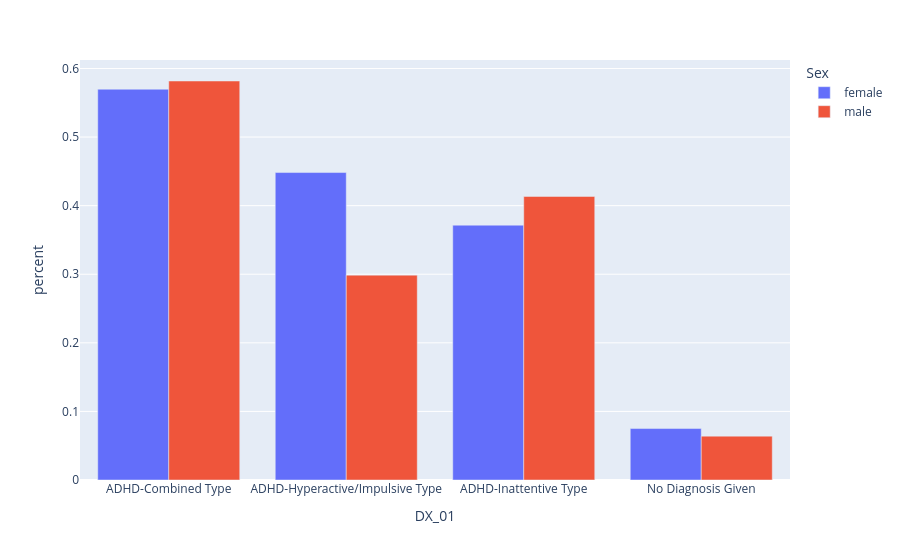
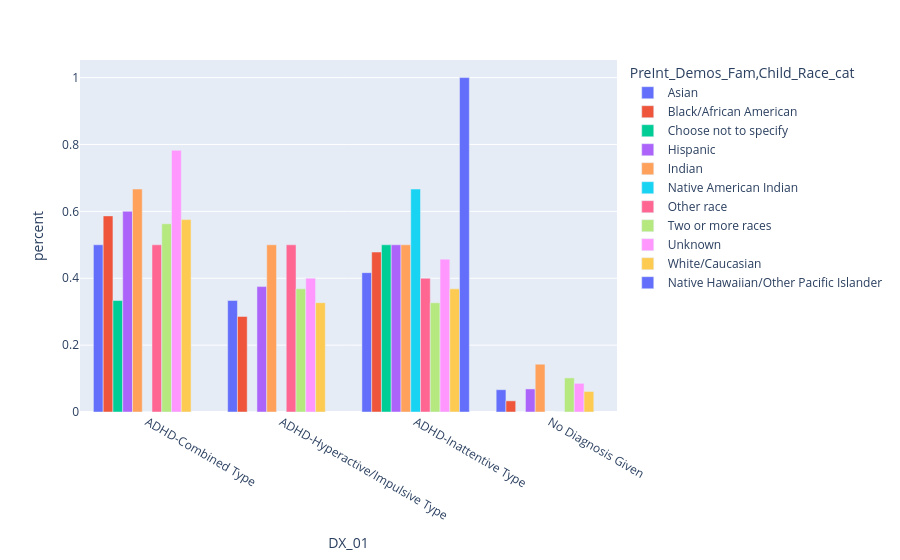

Notebook code cell kept with these figures, in order:
### Markdown cell above
### Previous diagnoses
#### Many children with adhd have been previously diagnosed with a psych/learning disorder

### Code cell
colors = ['Sex', 'PreInt_Demos_Fam,Child_Race_cat']

for color in colors:
    tmp = df_intake.groupby(['DX_01', color]).agg({'PreInt_TxHx,Past_DX': 'sum',
                                   'Identifiers': 'count'}
                                        ).reset_index()
    tmp['percent'] = tmp['PreInt_TxHx,Past_DX'] / tmp['Identifiers']

    fig = px.bar(tmp, x="DX_01", y='percent', color=color,orientation='v', barmode="group")
    fig.show()

### Figure 1 — Plotly figure (JSON) as saved in the notebook; plotly's stock layout.template omitted (floating-point values rounded to 4 significant figures)
{"data": [{"alignmentgroup": "True", "hovertemplate": "Sex=female<br>DX_01=%{x}<br>percent=%{y}<extra></extra>", "legendgroup": "female", "marker": {"color": "#636efa", "pattern": {"shape": ""}}, "name": "female", "offsetgroup": "female", "orientation": "v", "showlegend": true, "textposition": "auto", "type": "bar", "x": ["ADHD-Combined Type", "ADHD-Hyperactive/Impulsive Type", "ADHD-Inattentive Type", "No Diagnosis Given"], "xaxis": "x", "y": [0.5698, 0.4483, 0.3716, 0.075], "yaxis": "y"}, {"alignmentgroup": "True", "hovertemplate": "Sex=male<br>DX_01=%{x}<br>percent=%{y}<extra></extra>", "legendgroup": "male", "marker": {"color": "#EF553B", "pattern": {"shape": ""}}, "name": "male", "offsetgroup": "male", "orientation": "v", "showlegend": true, "textposition": "auto", "type": "bar", "x": ["ADHD-Combined Type", "ADHD-Hyperactive/Impulsive Type", "ADHD-Inattentive Type", "No Diagnosis Given"], "xaxis": "x", "y": [0.5818, 0.2987, 0.4134, 0.06395], "yaxis": "y"}], "layout": {"barmode": "group", "legend": {"title": {"text": "Sex"}, "tracegroupgap": 0}, "margin": {"t": 60}, "xaxis": {"anchor": "y", "domain": [0, 1], "title": {"text": "DX_01"}}, "yaxis": {"anchor": "x", "domain": [0, 1], "title": {"text": "percent"}}}}

### Figure 2 — Plotly figure (JSON) as saved in the notebook; plotly's stock layout.template omitted (floating-point values rounded to 4 significant figures)
{"data": [{"alignmentgroup": "True", "hovertemplate": "PreInt_Demos_Fam,Child_Race_cat=Asian<br>DX_01=%{x}<br>percent=%{y}<extra></extra>", "legendgroup": "Asian", "marker": {"color": "#636efa", "pattern": {"shape": ""}}, "name": "Asian", "offsetgroup": "Asian", "orientation": "v", "showlegend": true, "textposition": "auto", "type": "bar", "x": ["ADHD-Combined Type", "ADHD-Hyperactive/Impulsive Type", "ADHD-Inattentive Type", "No Diagnosis Given"], "xaxis": "x", "y": [0.5, 0.3333, 0.4167, 0.06667], "yaxis": "y"}, {"alignmentgroup": "True", "hovertemplate": "PreInt_Demos_Fam,Child_Race_cat=Black/African American<br>DX_01=%{x}<br>percent=%{y}<extra></extra>", "legendgroup": "Black/African American", "marker": {"color": "#EF553B", "pattern": {"shape": ""}}, "name": "Black/African American", "offsetgroup": "Black/African American", "orientation": "v", "showlegend": true, "textposition": "auto", "type": "bar", "x": ["ADHD-Combined Type", "ADHD-Hyperactive/Impulsive Type", "ADHD-Inattentive Type", "No Diagnosis Given"], "xaxis": "x", "y": [0.5865, 0.2857, 0.4783, 0.03333], "yaxis": "y"}, {"alignmentgroup": "True", "hovertemplate": "PreInt_Demos_Fam,Child_Race_cat=Choose not to specify<br>DX_01=%{x}<br>percent=%{y}<extra></extra>", "legendgroup": "Choose not to specify", "marker": {"color": "#00cc96", "pattern": {"shape": ""}}, "name": "Choose not to specify", "offsetgroup": "Choose not to specify", "orientation": "v", "showlegend": true, "textposition": "auto", "type": "bar", "x": ["ADHD-Combined Type", "ADHD-Hyperactive/Impulsive Type", "ADHD-Inattentive Type", "No Diagnosis Given"], "xaxis": "x", "y": [0.3333, 0, 0.5, 0], "yaxis": "y"}, {"alignmentgroup": "True", "hovertemplate": "PreInt_Demos_Fam,Child_Race_cat=Hispanic<br>DX_01=%{x}<br>percent=%{y}<extra></extra>", "legendgroup": "Hispanic", "marker": {"color": "#ab63fa", "pattern": {"shape": ""}}, "name": "Hispanic", "offsetgroup": "Hispanic", "orientation": "v", "showlegend": true, "textposition": "auto", "type": "bar", "x": ["ADHD-Combined Type", "ADHD-Hyperactive/Impulsive Type", "ADHD-Inattentive Type", "No Diagnosis Given"], "xaxis": "x", "y": [0.6, 0.375, 0.5, 0.06897], "yaxis": "y"}, {"alignmentgroup": "True", "hovertemplate": "PreInt_Demos_Fam,Child_Race_cat=Indian<br>DX_01=%{x}<br>percent=%{y}<extra></extra>", "legendgroup": "Indian", "marker": {"color": "#FFA15A", "pattern": {"shape": ""}}, "name": "Indian", "offsetgroup": "Indian", "orientation": "v", "showlegend": true, "textposition": "auto", "type": "bar", "x": ["ADHD-Combined Type", "ADHD-Hyperactive/Impulsive Type", "ADHD-Inattentive Type", "No Diagnosis Given"], "xaxis": "x", "y": [0.6667, 0.5, 0.5, 0.1429], "yaxis": "y"}, {"alignmentgroup": "True", "hovertemplate": "PreInt_Demos_Fam,Child_Race_cat=Native American Indian<br>DX_01=%{x}<br>percent=%{y}<extra></extra>", "legendgroup": "Native American Indian", "marker": {"color": "#19d3f3", "pattern": {"shape": ""}}, "name": "Native American Indian", "offsetgroup": "Native American Indian", "orientation": "v", "showlegend": true, "textposition": "auto", "type": "bar", "x": ["ADHD-Combined Type", "ADHD-Inattentive Type"], "xaxis": "x", "y": [0, 0.6667], "yaxis": "y"}, {"alignmentgroup": "True", "hovertemplate": "PreInt_Demos_Fam,Child_Race_cat=Other race<br>DX_01=%{x}<br>percent=%{y}<extra></extra>", "legendgroup": "Other race", "marker": {"color": "#FF6692", "pattern": {"shape": ""}}, "name": "Other race", "offsetgroup": "Other race", "orientation": "v", "showlegend": true, "textposition": "auto", "type": "bar", "x": ["ADHD-Combined Type", "ADHD-Hyperactive/Impulsive Type", "ADHD-Inattentive Type", "No Diagnosis Given"], "xaxis": "x", "y": [0.5, 0.5, 0.4, 0], "yaxis": "y"}, {"alignmentgroup": "True", "hovertemplate": "PreInt_Demos_Fam,Child_Race_cat=Two or more races<br>DX_01=%{x}<br>percent=%{y}<extra></extra>", "legendgroup": "Two or more races", "marker": {"color": "#B6E880", "pattern": {"shape": ""}}, "name": "Two or more races", "offsetgroup": "Two or more races", "orientation": "v", "showlegend": true, "textposition": "auto", "type": "bar", "x": ["ADHD-Combined Type", "ADHD-Hyperactive/Impulsive Type", "ADHD-Inattentive Type", "No Diagnosis Given"], "xaxis": "x", "y": [0.563, 0.3684, 0.3267, 0.102], "yaxis": "y"}, {"alignmentgroup": "True", "hovertemplate": "PreInt_Demos_Fam,Child_Race_cat=Unknown<br>DX_01=%{x}<br>percent=%{y}<extra></extra>", "legendgroup": "Unknown", "marker": {"color": "#FF97FF", "pattern": {"shape": ""}}, "name": "Unknown", "offsetgroup": "Unknown", "orientation": "v", "showlegend": true, "textposition": "auto", "type": "bar", "x": ["ADHD-Combined Type", "ADHD-Hyperactive/Impulsive Type", "ADHD-Inattentive Type", "No Diagnosis Given"], "xaxis": "x", "y": [0.7826, 0.4, 0.4571, 0.08571], "yaxis": "y"}, {"alignmentgroup": "True", "hovertemplate": "PreInt_Demos_Fam,Child_Race_cat=White/Caucasian<br>DX_01=%{x}<br>percent=%{y}<extra></extra>", "legendgroup": "White/Caucasian", "marker": {"color": "#FECB52", "pattern": {"shape": ""}}, "name": "White/Caucasian", "offsetgroup": "White/Caucasian", "orientation": "v", "showlegend": true, "textposition": "auto", "type": "bar", "x": ["ADHD-Combined Type", "ADHD-Hyperactive/Impulsive Type", "ADHD-Inattentive Type", "No Diagnosis Given"], "xaxis": "x", "y": [0.5753, 0.3269, 0.3683, 0.06135], "yaxis": "y"}, {"alignmentgroup": "True", "hovertemplate": "PreInt_Demos_Fam,Child_Race_cat=Native Hawaiian/Other Pacific Islander<br>DX_01=%{x}<br>percent=%{y}<extra></extra>", "legendgroup": "Native Hawaiian/Other Pacific Islander", "marker": {"color": "#636efa", "pattern": {"shape": ""}}, "name": "Native Hawaiian/Other Pacific Islander", "offsetgroup": "Native Hawaiian/Other Pacific Islander", "orientation": "v", "showlegend": true, "textposition": "auto", "type": "bar", "x": ["ADHD-Inattentive Type"], "xaxis": "x", "y": [1], "yaxis": "y"}], "layout": {"barmode": "group", "legend": {"title": {"text": "PreInt_Demos_Fam,Child_Race_cat"}, "tracegroupgap": 0}, "margin": {"t": 60}, "xaxis": {"anchor": "y", "domain": [0, 1], "title": {"text": "DX_01"}}, "yaxis": {"anchor": "x", "domain": [0, 1], "title": {"text": "percent"}}}}
